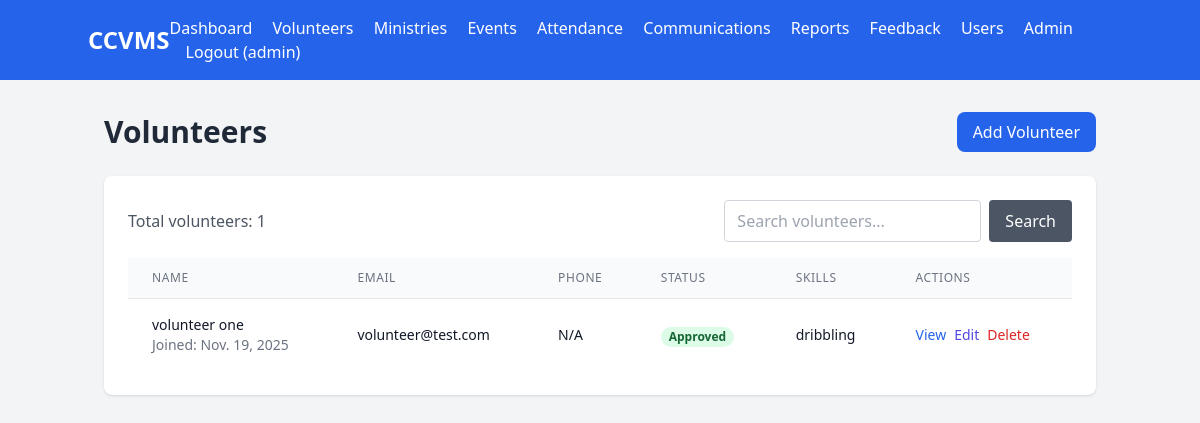
/volunteers/ (signed in), run on the app's committed database.
### accounts/models.py (models this page shows, shortened)
class User(AbstractUser):
    ROLE_CHOICES = (
        ('administrator', 'Administrator'),
        ('priest', 'Priest'),
        ('coordinator', 'Coordinator'),
        ('volunteer', 'Volunteer'),
    )
    APPROVAL_STATUS_CHOICES = (
        ('pending', 'Pending Approval'),
        ('approved', 'Approved'),
        ('rejected', 'Rejected'),
    )
    role = models.CharField(max_length=20, choices=ROLE_CHOICES, default='volunteer')
    approval_status = models.CharField(max_length=20, choices=APPROVAL_STATUS_CHOICES, default='approved')
    phone = models.CharField(max_length=20, blank=True)
    profile_picture = models.ImageField(upload_to='profiles/', blank=True, null=True)
    assigned_ministry = models.ForeignKey('ministries.Ministry', on_delete=models.SET_NULL, null=True, blank=True, related_name='assigned_staff', help_text='Ministry assigned to Priest or Coordinator')
    created_at = models.DateTimeField(auto_now_add=True)
    updated_at = models.DateTimeField(auto_now=True)
    is_suspended = models.BooleanField(default=False, help_text='Suspended users cannot log in')
    def is_administrator(self):
        return self.role == 'administrator'
    def is_priest(self):
        return self.role == 'priest'
    def is_coordinator(self):
        return self.role == 'coordinator'
    def can_manage_volunteers(self):
        return self.role in ['administrator', 'coordinator', 'priest']
    def can_view_reports(self):
        return self.role in ['administrator', 'priest', 'coordinator']
    def is_pending_approval(self):
        return self.approval_status == 'pending'

### volunteers/models.py (models this page shows, shortened)
class Volunteer(models.Model):
    GENDER_CHOICES = (
        ('M', 'Male'),
        ('F', 'Female'),
    )
    user = models.OneToOneField(settings.AUTH_USER_MODEL, on_delete=models.CASCADE, related_name='volunteer_profile')
    gender = models.CharField(max_length=1, choices=GENDER_CHOICES)
    age = models.PositiveIntegerField()
    address = models.TextField(blank=True)
    interests = models.TextField(help_text='Volunteer interests and hobbies')
    skills = models.TextField(help_text='Special skills or talents')
    availability = models.TextField(help_text='When the volunteer is available')
    supporting_document = models.FileField(upload_to='volunteer_documents/', blank=True, null=True, help_text='Upload a supporting document (resume, ID, etc.)')
    date_joined = models.DateField(auto_now_add=True)
    is_active = models.BooleanField(default=True)
    class Meta:
        ordering = ['-date_joined']

### volunteers/views.py (the view, shortened to what this page needs)
# urls.py: path('', views.VolunteerListView.as_view(), name='list'),
class VolunteerListView(LoginRequiredMixin, UserPassesTestMixin, ListView):
    model = Volunteer
    template_name = 'volunteers/list.html'
    context_object_name = 'volunteers'
    paginate_by = 20
    def test_func(self):
        return self.request.user.can_manage_volunteers() or self.request.user.can_view_reports()
    def get_queryset(self):
        queryset = super().get_queryset()
        user = self.request.user
        if user.is_coordinator() or user.is_priest():
            ministry = user.get_managed_ministry()
            if ministry:
                queryset = queryset.filter(ministries=ministry)
            else:
                queryset = queryset.none()
        search = self.request.GET.get('search')
        return queryset

### templates/volunteers/list.html
{% extends 'base.html' %}
{% block content %}
<div class="flex justify-between items-center mb-6">
    <h2 class="text-3xl font-bold text-gray-800">Volunteers</h2>
    {% if user.can_manage_volunteers %}
    <a href="{% url 'volunteers:create' %}" class="bg-blue-600 text-white px-4 py-2 rounded-lg hover:bg-blue-700 transition">
        Add Volunteer
    </a>
    {% endif %}
</div>
<div class="bg-white shadow rounded-lg p-6">
    <div class="mb-4 flex justify-between items-center">
        <p class="text-gray-600">Total volunteers: {{ volunteers|length }}</p>
        <form method="get" class="flex gap-2">
            <input type="text" name="search" placeholder="Search volunteers..." value="{{ request.GET.search }}" class="border border-gray-300 rounded px-3 py-2">
            <button type="submit" class="bg-gray-600 text-white px-4 py-2 rounded hover:bg-gray-700">Search</button>
        </form>
    </div>
    <div class="overflow-x-auto">
        <table class="min-w-full divide-y divide-gray-200">
            <thead class="bg-gray-50">
                <tr>
                    <th class="px-6 py-3 text-left text-xs font-medium text-gray-500 uppercase tracking-wider">Name</th>
                    <th class="px-6 py-3 text-left text-xs font-medium text-gray-500 uppercase tracking-wider">Email</th>
                    <th class="px-6 py-3 text-left text-xs font-medium text-gray-500 uppercase tracking-wider">Phone</th>
                    <th class="px-6 py-3 text-left text-xs font-medium text-gray-500 uppercase tracking-wider">Status</th>
                    <th class="px-6 py-3 text-left text-xs font-medium text-gray-500 uppercase tracking-wider">Skills</th>
                    <th class="px-6 py-3 text-left text-xs font-medium text-gray-500 uppercase tracking-wider">Actions</th>
                </tr>
            </thead>
            <tbody class="bg-white divide-y divide-gray-200">
                {% for volunteer in volunteers %}
                <tr class="{% if volunteer.user.is_pending_approval %}bg-yellow-50{% endif %}">
                    <td class="px-6 py-4 whitespace-nowrap">
                        <div class="flex items-center">
                            <div>
                                <div class="text-sm font-medium text-gray-900">{{ volunteer.user.get_full_name }}</div>
                                <div class="text-sm text-gray-500">Joined: {{ volunteer.date_joined }}</div>
                            </div>
                        </div>
                    </td>
                    <td class="px-6 py-4 whitespace-nowrap">
                        <div class="text-sm text-gray-900">{{ volunteer.user.email }}</div>
                    </td>
                    <td class="px-6 py-4 whitespace-nowrap">
                        <div class="text-sm text-gray-900">{{ volunteer.user.phone|default:"N/A" }}</div>
                    </td>
                    <td class="px-6 py-4 whitespace-nowrap">
                        {% if volunteer.user.approval_status == 'pending' %}
                        <span class="px-2 inline-flex text-xs leading-5 font-semibold rounded-full bg-yellow-100 text-yellow-800">
                            Pending Approval
                        </span>
                        {% elif volunteer.user.approval_status == 'approved' %}
                        <span class="px-2 inline-flex text-xs leading-5 font-semibold rounded-full bg-green-100 text-green-800">
                            Approved
                        </span>
                        {% elif volunteer.user.approval_status == 'rejected' %}
                        <span class="px-2 inline-flex text-xs leading-5 font-semibold rounded-full bg-red-100 text-red-800">
                            Rejected
                        </span>
                        {% endif %}
                    </td>
                    <td class="px-6 py-4">
                        <div class="text-sm text-gray-900">{{ volunteer.skills|truncatewords:10 }}</div>
                    </td>
                    <td class="px-6 py-4 whitespace-nowrap text-sm font-medium">
                        <div class="flex gap-2">
                            <a href="{% url 'volunteers:detail' volunteer.pk %}" class="text-blue-600 hover:text-blue-900">View</a>
                            {% if user.can_manage_volunteers %}
                                {% if volunteer.user.is_pending_approval %}
                                <form method="post" action="{% url 'volunteers:approve' volunteer.pk %}" class="inline">
                                    {% csrf_token %}
                                    <button type="submit" class="text-green-600 hover:text-green-900">Approve</button>
                                </form>
                                <form method="post" action="{% url 'volunteers:reject' volunteer.pk %}" class="inline">
                                    {% csrf_token %}
                                    <button type="submit" class="text-red-600 hover:text-red-900">Reject</button>
                                </form>
                                {% else %}
                                <a href="{% url 'volunteers:edit' volunteer.pk %}" class="text-indigo-600 hover:text-indigo-900">Edit</a>
                                <a href="{% url 'volunteers:delete' volunteer.pk %}" class="text-red-600 hover:text-red-900">Delete</a>
                                {% endif %}
                            {% endif %}
                        </div>
                    </td>
                </tr>
                {% empty %}
                <tr>
                    <td colspan="6" class="px-6 py-4 text-center text-gray-500">No volunteers found.</td>
                </tr>
                {% endfor %}
            </tbody>
        </table>
    </div>
</div>
{% endblock %}

### templates/base.html (shortened to what this page needs)
<!DOCTYPE html>
<html lang="en">
<head>
    <script src="https://cdn.tailwindcss.com"></script>
</head>
<body class="bg-gray-100">
    <nav class="bg-blue-600 text-white p-4">
        <div class="container mx-auto flex justify-between items-center">
            <h1 class="text-2xl font-bold">CCVMS</h1>
            {% if user.is_authenticated %}
            <div class="space-x-4">
                <a href="{% url 'dashboard' %}" class="hover:underline">Dashboard</a>
                {% if user.is_administrator or user.is_coordinator %}
                <a href="{% url 'volunteers:list' %}" class="hover:underline">Volunteers</a>
                {% endif %}
                {% if user.is_administrator or user.is_priest or user.is_coordinator %}
                <a href="{% url 'ministries:list' %}" class="hover:underline">Ministries</a>
                {% endif %}
                <a href="{% url 'events:list' %}" class="hover:underline">Events</a>
                {% if user.is_administrator or user.is_coordinator %}
                <a href="{% url 'attendance:list' %}" class="hover:underline">Attendance</a>
                <a href="{% url 'communications:list' %}" class="hover:underline">Communications</a>
                {% endif %}
                {% if user.can_view_reports %}
                <a href="{% url 'reports:dashboard' %}" class="hover:underline">Reports</a>
                {% endif %}
                <a href="{% url 'feedback:list' %}" class="hover:underline">Feedback</a>
                {% if user.is_administrator %}
                <a href="{% url 'accounts:user_list' %}" class="hover:underline">Users</a>
                <a href="/admin/" class="hover:underline">Admin</a>
                {% endif %}
                <form method="post" action="{% url 'accounts:logout' %}" class="inline">
                    <button type="submit" class="hover:underline bg-transparent border-0 text-white cursor-pointer">Logout ({{ user.username }})</button>
                </form>
            </div>
            {% endif %}
        </div>
    </nav>
    <div class="container mx-auto mt-8 px-4">
        {% block content %}{% endblock %}
    </div>
</body>
</html>

### data on the page
User: username "admin"
Volunteer: user.get_full_name "volunteer one", date_joined "Nov. 19, 2025", user.email "volunteer@test.com", user.phone "N/A", shows "Approved", skills "dribbling", shows "Edit"

### other printed values
{{ volunteers|length }} "1"
